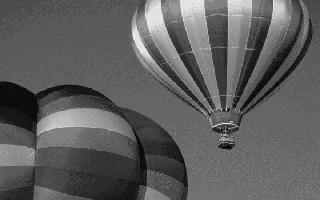
#> input picture images/balloon.bmp, 320 x 200 px
$ python 'ex6_伪彩色增强（简单映射法）.py'
#> lines starting #> are read from the running program, lines starting #| are printed output that depends on the picture
#> further down, raw is the input picture: shape (200, 320); min 12, max 255, mean 94.2
import cv2
import matplotlib
import matplotlib.pyplot as plt
import numpy as np


# 实验六：伪彩色增强

# 把值抑制在0~255内
def suppress(num):
    if num > 255:
        return 255
    elif num < 0:
        return 0
    else:
        return num


# 用于伪彩色增强的函数
def fakeRGB(rawImage):
    raw_height = rawImage.shape[0]  # 获取原图像的高度
#> raw_height = 200
    raw_width = rawImage.shape[1]  # 获取原图像的宽度
#> raw_width = 320

    aftR = np.zeros((raw_height, raw_width, 3),
                    dtype='uint8')
    aftG = np.zeros((raw_height, raw_width, 3),
                    dtype='uint8')
    aftB = np.zeros((raw_height, raw_width, 3),
                    dtype='uint8')
    aftRGB = np.zeros((raw_height, raw_width, 3),
                      dtype='uint8')  # 新建和原图长宽一样的RGB图片矩阵

    for r in range(0, raw_height):  # 遍历每个像素
        for c in range(0, raw_width):
            # Red
            aftR[r][c][0] = suppress(rawImage[r][c] * 2 - 255)
            aftRGB[r][c][0] = suppress(rawImage[r][c] * 2 - 255)
            # Green
            aftG[r][c][1] = suppress(255 - rawImage[r][c] * 2)
            aftRGB[r][c][1] = suppress(255 - rawImage[r][c] * 2)
            # Blue
            aftB[r][c][2] = suppress(255 - abs((rawImage[r][c] - 128)*2))
            aftRGB[r][c][2] = suppress(255 - abs((rawImage[r][c] - 128)*2))
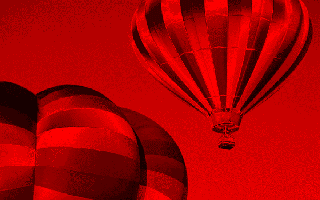
#> aftB: shape (200, 320, 3); mean of channels 0, 1, 2 0, 0, 169.1; drawn as B, G, R
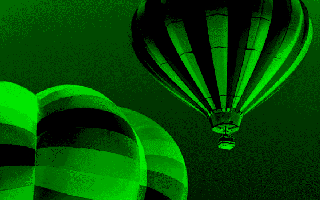
#> aftG: shape (200, 320, 3); mean of channels 0, 1, 2 0, 75.9, 0; drawn as B, G, R
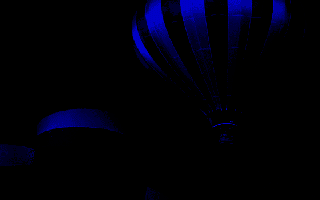
#> aftR: shape (200, 320, 3); mean of channels 0, 1, 2 9.3, 0, 0; drawn as B, G, R
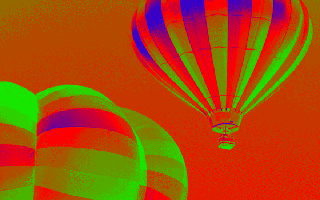
#> aftRGB: shape (200, 320, 3); mean of channels 0, 1, 2 9.3, 75.9, 169.1; drawn as B, G, R

    return aftR, aftG, aftB, aftRGB


# 直接执行该文件时运行下列代码
if __name__ == '__main__':
    # 导入图片
    raw = cv2.imread("images/balloon.bmp", 0)  # 0表示以灰度图形式导入，导入后raw是一个二维矩阵

    # 此部分为实际处理
    aftR, aftG, aftB, aftRGB = fakeRGB(raw)

    # 以下代码用于显示图片
    matplotlib.rcParams['font.sans-serif'] = ['SimHei']   # 用黑体显示中文
    matplotlib.rcParams['axes.unicode_minus'] = False     # 正常显示负号

    plt.subplot(1, 3, 1)
    plt.imshow(cv2.cvtColor(raw, cv2.COLOR_GRAY2RGB))
    plt.title("原始图像")

    plt.subplot(2, 3, 2)
    plt.imshow(aftR)
    plt.title("伪彩色增强 R通道")

    plt.subplot(2, 3, 3)
    plt.imshow(aftG)
    plt.title("伪彩色增强 G通道")

    plt.subplot(2, 3, 5)
    plt.imshow(aftB)
    plt.title("伪彩色增强 B通道")

    plt.subplot(2, 3, 6)
    plt.imshow(aftRGB)
    plt.title("伪彩色增强")

    plt.show()
